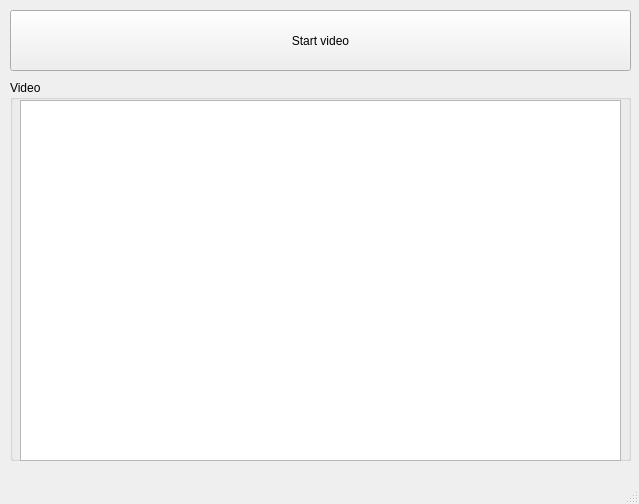
<?xml version="1.0" encoding="UTF-8"?>
<ui version="4.0">
 <class>MainWindow</class>
 <widget class="QMainWindow" name="MainWindow">
  <property name="geometry">
   <rect>
    <x>0</x>
    <y>0</y>
    <width>639</width>
    <height>504</height>
   </rect>
  </property>
  <property name="windowTitle">
   <string>MainWindow</string>
  </property>
  <property name="styleSheet">
   <string notr="true"/>
  </property>
  <widget class="QWidget" name="centralwidget">
   <widget class="QGroupBox" name="groupBox">
    <property name="geometry">
     <rect>
      <x>10</x>
      <y>80</y>
      <width>621</width>
      <height>381</height>
     </rect>
    </property>
    <property name="sizePolicy">
     <sizepolicy hsizetype="Preferred" vsizetype="Preferred">
      <horstretch>0</horstretch>
      <verstretch>0</verstretch>
     </sizepolicy>
    </property>
    <property name="title">
     <string>Video</string>
    </property>
    <widget class="QGraphicsView" name="graphicsView">
     <property name="geometry">
      <rect>
       <x>10</x>
       <y>20</y>
       <width>601</width>
       <height>361</height>
      </rect>
     </property>
    </widget>
   </widget>
   <widget class="QPushButton" name="startButton">
    <property name="geometry">
     <rect>
      <x>10</x>
      <y>10</y>
      <width>621</width>
      <height>61</height>
     </rect>
    </property>
    <property name="text">
     <string>Start video</string>
    </property>
   </widget>
  </widget>
  <widget class="QMenuBar" name="menubar">
   <property name="geometry">
    <rect>
     <x>0</x>
     <y>0</y>
     <width>639</width>
     <height>21</height>
    </rect>
   </property>
  </widget>
  <widget class="QStatusBar" name="statusbar"/>
 </widget>
 <resources/>
 <connections/>
</ui>
